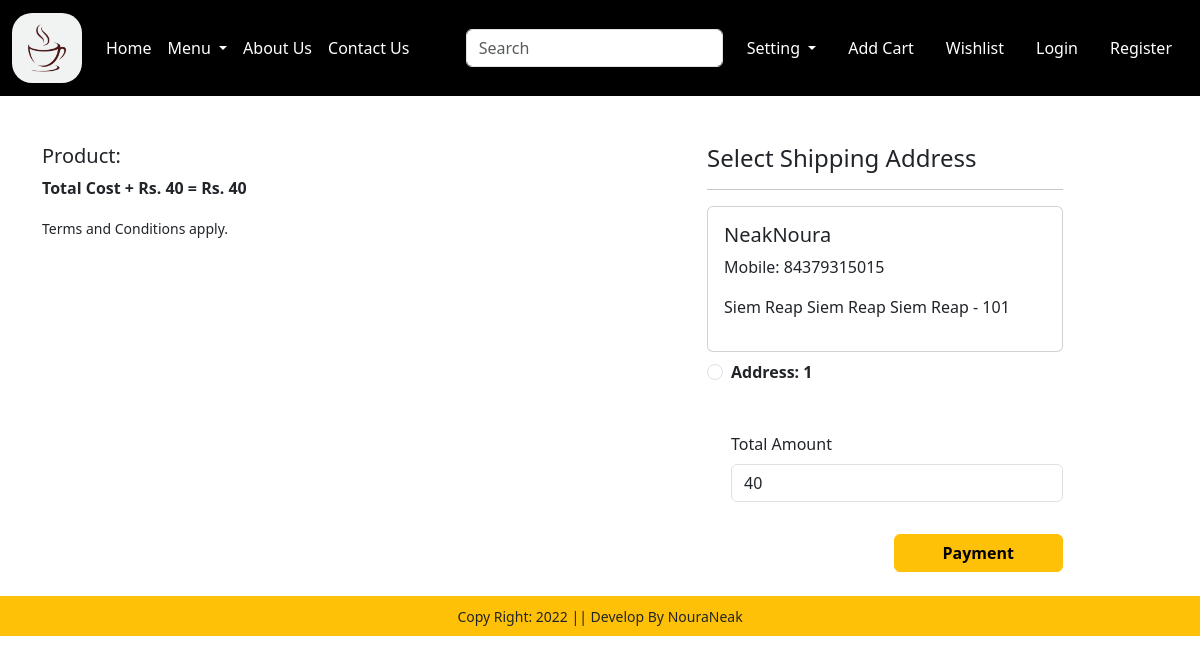
Screenshot of /checkout/ (signed in) with the database file from the repository.
### app/models.py (models this page shows, shortened)
class Customer(models.Model):
    user = models.OneToOneField(User, on_delete=models.CASCADE)
    name = models.CharField(max_length=200)
    locality = models.CharField(max_length=200)
    city = models.CharField(max_length=50)
    mobile = models.IntegerField(default=0)
    zipcode = models.IntegerField(null=True, blank=True)
    state = models.CharField(choices=STATE_CHOICES, max_length=100)

### app/views.py (the view, shortened to what this page needs)
# urls.py: path('checkout/',views.Checkout.as_view(), name='checkout'),
class Checkout(View):
    def get(self, request):
        if not request.user.is_authenticated:
            messages.error(request, "You need to log in to proceed to checkout.")
            return redirect('login')
        user = request.user
        add = Customer.objects.filter(user=user)
        cart_items = Cart.objects.filter(user=user)
        famount = 0
        for p in cart_items:
            value = p.quantity * p.product.discounted_price
            famount += value
        totalamount = famount + 40
        client = razorpay.Client(auth=(settings.RAZOR_KEY_ID, settings.RAZOR_KEY_SECRET))
        razoramount = int(totalamount * 100)
        data = {"amount": razoramount, "currency": "INR", "receipt": "order_rcptid_12"}
        payment_response = client.order.create(data=data)
        print(payment_response)
        order_id = payment_response['id']
        order_status = payment_response['status']
        return render(request, 'app/checkout.html', locals())

### app/templates/app/checkout.html (shortened to what this page needs)
{% extends 'app/base.html' %}
{% load static %}
{% block main-content %}
    <div class="container">
        <div class="row mt-5">
            <div class="col-sm-6">
                <div class="card-body">
                    <h5>Product:</h5>
                    <p class="fw-bold">Total Cost + Rs. 40 = Rs. {{ totalamount }}</p>
                    <small>Terms and Conditions apply.</small>
                </div>
            </div>
            <div class="col-sm-4 offset-sm-1">
                <h4>Select Shipping Address</h4>
                <hr>
                <form method="post" id="myform">
                    {% for ad in add %}
                        <div class="card">
                            <div class="card-body">
                                <h5>{{ ad.name }}</h5>
                                <p>Mobile: {{ ad.mobile }}</p>
                                <p>{{ ad.locality }} {{ ad.city }} {{ ad.state }} - {{ ad.zipcode }}</p>
                            </div>
                        </div>
                        <div class="form-check mt-2 mb-5">
                            <input class="form-check-input" type="radio" name="custid" id="custadd{{ forloop.counter }}" value="{{ ad.id }}">
                            <label class="form-check-label fw-bold" for="custadd{{ forloop.counter }}">
                                Address: {{ forloop.counter }}
                            </label>
                        </div>
                    {% endfor %}
                    <div class="form-check mb-3">
                        <label for="totalamount" class="form-label">Total Amount</label>
                        <input type="number" class="form-control" name="totalamount" value="{{ totalamount }}" readonly>
                    </div>
                    <div class="text-end">
                            <button id="rzp-button1" type="submit" class="btn btn-warning mt-3 px-5 fw-bold">Payment</button>
                    </div>
                </form>
            </div>
        </div>
    </div>
{% endblock main-content %}

### rows the page displays
Customer: name "NeakNoura", mobile "84379315015", locality "Siem Reap", city "Siem Reap", state "Siem Reap", zipcode "101"

### other values shown
{{ totalamount }} "40"
